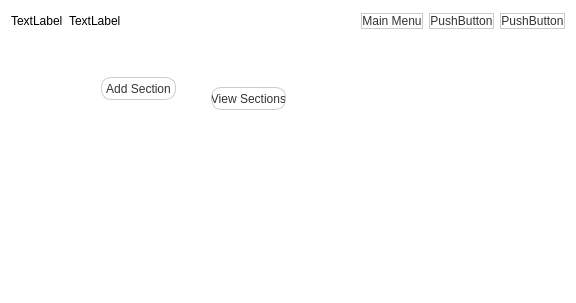
<?xml version="1.0" encoding="UTF-8"?>
<ui version="4.0">
 <class>OfficerUI</class>
 <widget class="QWidget" name="OfficerUI">
  <property name="geometry">
   <rect>
    <x>0</x>
    <y>0</y>
    <width>576</width>
    <height>303</height>
   </rect>
  </property>
  <property name="windowTitle">
   <string>Form</string>
  </property>
  <property name="styleSheet">
   <string notr="true">QWidget, QStackedWidget {
	background: white;	
}

#panel {
	border: 1px solid rgb(236, 236, 236);
}

QPushButton {
	color: #333;
	background-color: white;
	border: 1px solid #ccc;
	border-radius: 10px;
	text-align: center;
}

QPushButton:disabled {
	color: #aaa;
}

QPushButton:pressed {
	color: #333;
	background-color: #eee;
	border: 1px solid #bbb;
}

QToolButton {
	color: #333;
	background-color: white;
	border: 1px solid #ccc;
	border-radius: 5px;
}

QToolButton:pressed {
	color: #333;
	background-color: #eee;
	border: 1px solid #bbb;
}

QTableWidget, #error_image {
	border: 1px solid rgb(221, 221, 221);
}

#error_text {
	font-size: 16px;
}</string>
  </property>
  <layout class="QVBoxLayout" name="verticalLayout">
   <item>
    <layout class="QHBoxLayout" name="horizontalLayout">
     <item>
      <widget class="QLabel" name="label_2">
       <property name="text">
        <string>TextLabel</string>
       </property>
      </widget>
     </item>
     <item>
      <widget class="QLabel" name="label">
       <property name="text">
        <string>TextLabel</string>
       </property>
      </widget>
     </item>
     <item>
      <spacer name="horizontalSpacer">
       <property name="orientation">
        <enum>Qt::Horizontal</enum>
       </property>
       <property name="sizeHint" stdset="0">
        <size>
         <width>40</width>
         <height>20</height>
        </size>
       </property>
      </spacer>
     </item>
     <item>
      <widget class="QPushButton" name="pushButton_3">
       <property name="text">
        <string>Main Menu</string>
       </property>
      </widget>
     </item>
     <item>
      <widget class="QPushButton" name="pushButton_2">
       <property name="text">
        <string>PushButton</string>
       </property>
      </widget>
     </item>
     <item>
      <widget class="QPushButton" name="pushButton">
       <property name="text">
        <string>PushButton</string>
       </property>
      </widget>
     </item>
    </layout>
   </item>
   <item>
    <widget class="QStackedWidget" name="stackedWidget">
     <property name="styleSheet">
      <string notr="true"/>
     </property>
     <property name="currentIndex">
      <number>10</number>
     </property>
     <widget class="QWidget" name="menu">
      <layout class="QGridLayout" name="gridLayout">
       <item row="0" column="0">
        <widget class="QPushButton" name="profile">
         <property name="sizePolicy">
          <sizepolicy hsizetype="Minimum" vsizetype="Preferred">
           <horstretch>0</horstretch>
           <verstretch>0</verstretch>
          </sizepolicy>
         </property>
         <property name="text">
          <string>Profile</string>
         </property>
        </widget>
       </item>
       <item row="0" column="2">
        <widget class="QPushButton" name="students_2">
         <property name="sizePolicy">
          <sizepolicy hsizetype="Minimum" vsizetype="Preferred">
           <horstretch>0</horstretch>
           <verstretch>0</verstretch>
          </sizepolicy>
         </property>
         <property name="text">
          <string>Students</string>
         </property>
        </widget>
       </item>
       <item row="1" column="3">
        <widget class="QPushButton" name="pushButton_11">
         <property name="sizePolicy">
          <sizepolicy hsizetype="Minimum" vsizetype="Preferred">
           <horstretch>0</horstretch>
           <verstretch>0</verstretch>
          </sizepolicy>
         </property>
         <property name="text">
          <string>PushButton</string>
         </property>
        </widget>
       </item>
       <item row="1" column="2">
        <widget class="QPushButton" name="pushButton_10">
         <property name="sizePolicy">
          <sizepolicy hsizetype="Minimum" vsizetype="Preferred">
           <horstretch>0</horstretch>
           <verstretch>0</verstretch>
          </sizepolicy>
         </property>
         <property name="text">
          <string>PushButton</string>
         </property>
        </widget>
       </item>
       <item row="1" column="0">
        <widget class="QPushButton" name="registrations">
         <property name="sizePolicy">
          <sizepolicy hsizetype="Minimum" vsizetype="Preferred">
           <horstretch>0</horstretch>
           <verstretch>0</verstretch>
          </sizepolicy>
         </property>
         <property name="text">
          <string>Registrations</string>
         </property>
        </widget>
       </item>
       <item row="0" column="3">
        <widget class="QPushButton" name="teachers">
         <property name="sizePolicy">
          <sizepolicy hsizetype="Minimum" vsizetype="Preferred">
           <horstretch>0</horstretch>
           <verstretch>0</verstretch>
          </sizepolicy>
         </property>
         <property name="text">
          <string>Teachers</string>
         </property>
        </widget>
       </item>
       <item row="1" column="1">
        <widget class="QPushButton" name="sections">
         <property name="sizePolicy">
          <sizepolicy hsizetype="Minimum" vsizetype="Preferred">
           <horstretch>0</horstretch>
           <verstretch>0</verstretch>
          </sizepolicy>
         </property>
         <property name="text">
          <string>Sections</string>
         </property>
        </widget>
       </item>
       <item row="0" column="1">
        <widget class="QPushButton" name="courses">
         <property name="sizePolicy">
          <sizepolicy hsizetype="Minimum" vsizetype="Preferred">
           <horstretch>0</horstretch>
           <verstretch>0</verstretch>
          </sizepolicy>
         </property>
         <property name="text">
          <string>Courses</string>
         </property>
        </widget>
       </item>
      </layout>
     </widget>
     <widget class="QWidget" name="students">
      <layout class="QGridLayout" name="gridLayout_2">
       <item row="0" column="0">
        <widget class="QPushButton" name="sview">
         <property name="sizePolicy">
          <sizepolicy hsizetype="Minimum" vsizetype="Preferred">
           <horstretch>0</horstretch>
           <verstretch>0</verstretch>
          </sizepolicy>
         </property>
         <property name="text">
          <string>View Students</string>
         </property>
        </widget>
       </item>
       <item row="0" column="1">
        <widget class="QPushButton" name="newStudent">
         <property name="sizePolicy">
          <sizepolicy hsizetype="Minimum" vsizetype="Preferred">
           <horstretch>0</horstretch>
           <verstretch>0</verstretch>
          </sizepolicy>
         </property>
         <property name="text">
          <string>New Student</string>
         </property>
        </widget>
       </item>
       <item row="0" column="2">
        <widget class="QPushButton" name="removeS">
         <property name="sizePolicy">
          <sizepolicy hsizetype="Minimum" vsizetype="Preferred">
           <horstretch>0</horstretch>
           <verstretch>0</verstretch>
          </sizepolicy>
         </property>
         <property name="text">
          <string>Remove Student</string>
         </property>
        </widget>
       </item>
       <item row="0" column="4">
        <widget class="QPushButton" name="register_2">
         <property name="sizePolicy">
          <sizepolicy hsizetype="Minimum" vsizetype="Preferred">
           <horstretch>0</horstretch>
           <verstretch>0</verstretch>
          </sizepolicy>
         </property>
         <property name="text">
          <string>Register Student</string>
         </property>
        </widget>
       </item>
       <item row="1" column="0">
        <widget class="QPushButton" name="MainMenu">
         <property name="sizePolicy">
          <sizepolicy hsizetype="Minimum" vsizetype="Preferred">
           <horstretch>0</horstretch>
           <verstretch>0</verstretch>
          </sizepolicy>
         </property>
         <property name="text">
          <string>Main Menu</string>
         </property>
        </widget>
       </item>
      </layout>
     </widget>
     <widget class="QWidget" name="NEWStudent">
      <layout class="QGridLayout" name="gridLayout_5">
       <item row="0" column="0">
        <layout class="QGridLayout" name="gridLayout_3">
         <item row="0" column="0">
          <widget class="QLabel" name="label_3">
           <property name="text">
            <string>Name:</string>
           </property>
          </widget>
         </item>
         <item row="0" column="1">
          <widget class="QLineEdit" name="sname"/>
         </item>
         <item row="1" column="0">
          <widget class="QLabel" name="label_4">
           <property name="text">
            <string>Roll No:</string>
           </property>
          </widget>
         </item>
         <item row="1" column="1">
          <widget class="QLineEdit" name="srollno"/>
         </item>
         <item row="2" column="0">
          <widget class="QLabel" name="label_8">
           <property name="text">
            <string>Dob:</string>
           </property>
          </widget>
         </item>
         <item row="2" column="1">
          <widget class="QLineEdit" name="sdob"/>
         </item>
         <item row="3" column="0">
          <widget class="QLabel" name="label_7">
           <property name="text">
            <string>Email:</string>
           </property>
          </widget>
         </item>
         <item row="3" column="1">
          <widget class="QLineEdit" name="semail"/>
         </item>
         <item row="4" column="0">
          <widget class="QLabel" name="label_5">
           <property name="text">
            <string>Username:</string>
           </property>
          </widget>
         </item>
         <item row="4" column="1">
          <widget class="QLineEdit" name="susername"/>
         </item>
         <item row="5" column="0">
          <widget class="QLabel" name="label_6">
           <property name="text">
            <string>Password:</string>
           </property>
          </widget>
         </item>
         <item row="5" column="1">
          <widget class="QLineEdit" name="spass"/>
         </item>
        </layout>
       </item>
       <item row="0" column="1">
        <layout class="QGridLayout" name="gridLayout_4">
         <item row="0" column="0" colspan="2">
          <widget class="QListWidget" name="listWidget">
           <property name="sizePolicy">
            <sizepolicy hsizetype="Expanding" vsizetype="Preferred">
             <horstretch>0</horstretch>
             <verstretch>0</verstretch>
            </sizepolicy>
           </property>
          </widget>
         </item>
         <item row="1" column="0">
          <widget class="QPushButton" name="pushButton_4">
           <property name="sizePolicy">
            <sizepolicy hsizetype="Minimum" vsizetype="Preferred">
             <horstretch>0</horstretch>
             <verstretch>0</verstretch>
            </sizepolicy>
           </property>
           <property name="text">
            <string>Add</string>
           </property>
          </widget>
         </item>
         <item row="1" column="1">
          <widget class="QPushButton" name="pushButton_5">
           <property name="sizePolicy">
            <sizepolicy hsizetype="Minimum" vsizetype="Preferred">
             <horstretch>0</horstretch>
             <verstretch>0</verstretch>
            </sizepolicy>
           </property>
           <property name="text">
            <string>Cancle</string>
           </property>
          </widget>
         </item>
        </layout>
       </item>
      </layout>
     </widget>
     <widget class="QWidget" name="studentview">
      <layout class="QVBoxLayout" name="verticalLayout_2">
       <item>
        <widget class="QTableWidget" name="sviewtableWidget">
         <property name="sizePolicy">
          <sizepolicy hsizetype="Expanding" vsizetype="Preferred">
           <horstretch>0</horstretch>
           <verstretch>0</verstretch>
          </sizepolicy>
         </property>
         <column>
          <property name="text">
           <string>Name</string>
          </property>
         </column>
         <column>
          <property name="text">
           <string>Rollno</string>
          </property>
         </column>
         <column>
          <property name="text">
           <string>DOB</string>
          </property>
         </column>
         <column>
          <property name="text">
           <string>email</string>
          </property>
         </column>
         <column>
          <property name="text">
           <string>username</string>
          </property>
         </column>
         <column>
          <property name="text">
           <string>password</string>
          </property>
         </column>
        </widget>
       </item>
       <item>
        <layout class="QHBoxLayout" name="horizontalLayout_2">
         <item>
          <widget class="QPushButton" name="pushButton_6">
           <property name="sizePolicy">
            <sizepolicy hsizetype="Preferred" vsizetype="Preferred">
             <horstretch>0</horstretch>
             <verstretch>0</verstretch>
            </sizepolicy>
           </property>
           <property name="text">
            <string>Add New Student</string>
           </property>
          </widget>
         </item>
         <item>
          <widget class="QPushButton" name="pushButton_7">
           <property name="sizePolicy">
            <sizepolicy hsizetype="Preferred" vsizetype="Preferred">
             <horstretch>0</horstretch>
             <verstretch>0</verstretch>
            </sizepolicy>
           </property>
           <property name="text">
            <string>Back</string>
           </property>
          </widget>
         </item>
        </layout>
       </item>
      </layout>
     </widget>
     <widget class="QWidget" name="TEACHERS">
      <layout class="QGridLayout" name="gridLayout_6">
       <item row="0" column="1">
        <widget class="QPushButton" name="pushButton_9">
         <property name="sizePolicy">
          <sizepolicy hsizetype="Minimum" vsizetype="Preferred">
           <horstretch>0</horstretch>
           <verstretch>0</verstretch>
          </sizepolicy>
         </property>
         <property name="text">
          <string>Add teacher</string>
         </property>
        </widget>
       </item>
       <item row="0" column="0">
        <widget class="QPushButton" name="pushButton_8">
         <property name="sizePolicy">
          <sizepolicy hsizetype="Minimum" vsizetype="Preferred">
           <horstretch>0</horstretch>
           <verstretch>0</verstretch>
          </sizepolicy>
         </property>
         <property name="text">
          <string>View Teacher</string>
         </property>
        </widget>
       </item>
       <item row="1" column="0">
        <widget class="QPushButton" name="pushButton_12">
         <property name="sizePolicy">
          <sizepolicy hsizetype="Minimum" vsizetype="Preferred">
           <horstretch>0</horstretch>
           <verstretch>0</verstretch>
          </sizepolicy>
         </property>
         <property name="text">
          <string>Main Menu</string>
         </property>
        </widget>
       </item>
      </layout>
     </widget>
     <widget class="QWidget" name="ADDTEACHER">
      <layout class="QHBoxLayout" name="horizontalLayout_3">
       <item>
        <layout class="QGridLayout" name="gridLayout_8">
         <item row="0" column="1">
          <widget class="QLineEdit" name="sname_2"/>
         </item>
         <item row="4" column="0">
          <widget class="QLabel" name="label_14">
           <property name="text">
            <string>Password:</string>
           </property>
          </widget>
         </item>
         <item row="3" column="0">
          <widget class="QLabel" name="label_13">
           <property name="text">
            <string>Username:</string>
           </property>
          </widget>
         </item>
         <item row="3" column="1">
          <widget class="QLineEdit" name="susername_2"/>
         </item>
         <item row="4" column="1">
          <widget class="QLineEdit" name="spass_2"/>
         </item>
         <item row="2" column="1">
          <widget class="QLineEdit" name="semail_2"/>
         </item>
         <item row="0" column="0">
          <widget class="QLabel" name="label_9">
           <property name="text">
            <string>Name:</string>
           </property>
          </widget>
         </item>
         <item row="2" column="0">
          <widget class="QLabel" name="label_12">
           <property name="text">
            <string>Email:</string>
           </property>
          </widget>
         </item>
         <item row="1" column="1">
          <widget class="QLineEdit" name="sdob_2"/>
         </item>
         <item row="1" column="0">
          <widget class="QLabel" name="label_11">
           <property name="text">
            <string>Dob:</string>
           </property>
          </widget>
         </item>
        </layout>
       </item>
       <item>
        <layout class="QGridLayout" name="gridLayout_7">
         <item row="1" column="0">
          <widget class="QPushButton" name="pushButton_13">
           <property name="sizePolicy">
            <sizepolicy hsizetype="Minimum" vsizetype="Preferred">
             <horstretch>0</horstretch>
             <verstretch>0</verstretch>
            </sizepolicy>
           </property>
           <property name="text">
            <string>Add</string>
           </property>
          </widget>
         </item>
         <item row="0" column="0" colspan="2">
          <widget class="QListWidget" name="listWidget_2">
           <property name="sizePolicy">
            <sizepolicy hsizetype="Expanding" vsizetype="Preferred">
             <horstretch>0</horstretch>
             <verstretch>0</verstretch>
            </sizepolicy>
           </property>
          </widget>
         </item>
         <item row="1" column="1">
          <widget class="QPushButton" name="pushButton_14">
           <property name="sizePolicy">
            <sizepolicy hsizetype="Minimum" vsizetype="Preferred">
             <horstretch>0</horstretch>
             <verstretch>0</verstretch>
            </sizepolicy>
           </property>
           <property name="text">
            <string>Cancle</string>
           </property>
          </widget>
         </item>
        </layout>
       </item>
      </layout>
     </widget>
     <widget class="QWidget" name="VIEWTEACHER">
      <layout class="QVBoxLayout" name="verticalLayout_3">
       <item>
        <widget class="QTableWidget" name="sviewtableWidget_2">
         <property name="sizePolicy">
          <sizepolicy hsizetype="Expanding" vsizetype="Preferred">
           <horstretch>0</horstretch>
           <verstretch>0</verstretch>
          </sizepolicy>
         </property>
         <column>
          <property name="text">
           <string>Name</string>
          </property>
         </column>
         <column>
          <property name="text">
           <string>DOB</string>
          </property>
         </column>
         <column>
          <property name="text">
           <string>email</string>
          </property>
         </column>
         <column>
          <property name="text">
           <string>username</string>
          </property>
         </column>
         <column>
          <property name="text">
           <string>password</string>
          </property>
         </column>
        </widget>
       </item>
       <item>
        <layout class="QHBoxLayout" name="horizontalLayout_4">
         <item>
          <widget class="QPushButton" name="pushButton_15">
           <property name="sizePolicy">
            <sizepolicy hsizetype="Preferred" vsizetype="Preferred">
             <horstretch>0</horstretch>
             <verstretch>0</verstretch>
            </sizepolicy>
           </property>
           <property name="text">
            <string>Add New Teacher</string>
           </property>
          </widget>
         </item>
         <item>
          <widget class="QPushButton" name="pushButton_16">
           <property name="sizePolicy">
            <sizepolicy hsizetype="Preferred" vsizetype="Preferred">
             <horstretch>0</horstretch>
             <verstretch>0</verstretch>
            </sizepolicy>
           </property>
           <property name="text">
            <string>Back</string>
           </property>
          </widget>
         </item>
        </layout>
       </item>
      </layout>
     </widget>
     <widget class="QWidget" name="COURSES">
      <layout class="QGridLayout" name="gridLayout_9">
       <item row="0" column="0">
        <widget class="QPushButton" name="pushButton_17">
         <property name="sizePolicy">
          <sizepolicy hsizetype="Preferred" vsizetype="Preferred">
           <horstretch>0</horstretch>
           <verstretch>0</verstretch>
          </sizepolicy>
         </property>
         <property name="text">
          <string>View Courses</string>
         </property>
        </widget>
       </item>
       <item row="0" column="1">
        <widget class="QPushButton" name="pushButton_18">
         <property name="sizePolicy">
          <sizepolicy hsizetype="Preferred" vsizetype="Preferred">
           <horstretch>0</horstretch>
           <verstretch>0</verstretch>
          </sizepolicy>
         </property>
         <property name="text">
          <string>Add courses</string>
         </property>
        </widget>
       </item>
       <item row="1" column="2">
        <widget class="QPushButton" name="pushButton_20">
         <property name="sizePolicy">
          <sizepolicy hsizetype="Preferred" vsizetype="Preferred">
           <horstretch>0</horstretch>
           <verstretch>0</verstretch>
          </sizepolicy>
         </property>
         <property name="text">
          <string>Add Section to a Course</string>
         </property>
        </widget>
       </item>
       <item row="2" column="1">
        <widget class="QPushButton" name="pushButton_19">
         <property name="sizePolicy">
          <sizepolicy hsizetype="Preferred" vsizetype="Preferred">
           <horstretch>0</horstretch>
           <verstretch>0</verstretch>
          </sizepolicy>
         </property>
         <property name="text">
          <string>Main Menu</string>
         </property>
        </widget>
       </item>
      </layout>
     </widget>
     <widget class="QWidget" name="ADDCOURSE">
      <layout class="QGridLayout" name="gridLayout_11">
       <item row="0" column="0">
        <layout class="QGridLayout" name="gridLayout_10">
         <item row="0" column="0">
          <widget class="QLabel" name="label_10">
           <property name="text">
            <string>Name:</string>
           </property>
          </widget>
         </item>
         <item row="0" column="1" colspan="2">
          <widget class="QLineEdit" name="lineEdit"/>
         </item>
         <item row="1" column="0">
          <widget class="QLabel" name="label_15">
           <property name="text">
            <string>Code:</string>
           </property>
          </widget>
         </item>
         <item row="1" column="1" colspan="2">
          <widget class="QLineEdit" name="lineEdit_2"/>
         </item>
         <item row="2" column="0" colspan="2">
          <widget class="QPushButton" name="pushButton_21">
           <property name="sizePolicy">
            <sizepolicy hsizetype="Preferred" vsizetype="Fixed">
             <horstretch>0</horstretch>
             <verstretch>0</verstretch>
            </sizepolicy>
           </property>
           <property name="text">
            <string>Add</string>
           </property>
          </widget>
         </item>
         <item row="2" column="2">
          <widget class="QPushButton" name="pushButton_22">
           <property name="sizePolicy">
            <sizepolicy hsizetype="Preferred" vsizetype="Fixed">
             <horstretch>0</horstretch>
             <verstretch>0</verstretch>
            </sizepolicy>
           </property>
           <property name="text">
            <string>Cancle</string>
           </property>
          </widget>
         </item>
        </layout>
       </item>
      </layout>
     </widget>
     <widget class="QWidget" name="SECTIONINCOURSE">
      <layout class="QVBoxLayout" name="verticalLayout_4">
       <item>
        <layout class="QGridLayout" name="gridLayout_12">
         <item row="1" column="1">
          <widget class="QComboBox" name="comboBox_2"/>
         </item>
         <item row="0" column="0">
          <widget class="QLabel" name="label_16">
           <property name="sizePolicy">
            <sizepolicy hsizetype="Minimum" vsizetype="Minimum">
             <horstretch>0</horstretch>
             <verstretch>0</verstretch>
            </sizepolicy>
           </property>
           <property name="text">
            <string>Course:</string>
           </property>
          </widget>
         </item>
         <item row="1" column="0">
          <widget class="QComboBox" name="comboBox"/>
         </item>
         <item row="0" column="1">
          <widget class="QLabel" name="label_17">
           <property name="sizePolicy">
            <sizepolicy hsizetype="Minimum" vsizetype="Minimum">
             <horstretch>0</horstretch>
             <verstretch>0</verstretch>
            </sizepolicy>
           </property>
           <property name="text">
            <string>Section:</string>
           </property>
          </widget>
         </item>
        </layout>
       </item>
       <item>
        <widget class="QPushButton" name="pushButton_23">
         <property name="sizePolicy">
          <sizepolicy hsizetype="Minimum" vsizetype="Preferred">
           <horstretch>0</horstretch>
           <verstretch>0</verstretch>
          </sizepolicy>
         </property>
         <property name="text">
          <string>Add</string>
         </property>
        </widget>
       </item>
      </layout>
     </widget>
     <widget class="QWidget" name="SECTIONS">
      <widget class="QPushButton" name="pushButton_24">
       <property name="geometry">
        <rect>
         <x>90</x>
         <y>40</y>
         <width>75</width>
         <height>23</height>
        </rect>
       </property>
       <property name="text">
        <string>Add Section</string>
       </property>
      </widget>
      <widget class="QPushButton" name="pushButton_25">
       <property name="geometry">
        <rect>
         <x>200</x>
         <y>50</y>
         <width>75</width>
         <height>23</height>
        </rect>
       </property>
       <property name="text">
        <string>View Sections</string>
       </property>
      </widget>
     </widget>
     <widget class="QWidget" name="ADDSECTION">
      <widget class="QLabel" name="label_18">
       <property name="geometry">
        <rect>
         <x>50</x>
         <y>30</y>
         <width>47</width>
         <height>13</height>
        </rect>
       </property>
       <property name="text">
        <string>Name:</string>
       </property>
      </widget>
      <widget class="QLineEdit" name="lineEdit_3">
       <property name="geometry">
        <rect>
         <x>90</x>
         <y>30</y>
         <width>113</width>
         <height>20</height>
        </rect>
       </property>
       <property name="text">
        <string/>
       </property>
      </widget>
      <widget class="QComboBox" name="comboBox_3">
       <property name="geometry">
        <rect>
         <x>100</x>
         <y>70</y>
         <width>69</width>
         <height>22</height>
        </rect>
       </property>
       <item>
        <property name="text">
         <string>null</string>
        </property>
       </item>
      </widget>
      <widget class="QLabel" name="label_19">
       <property name="geometry">
        <rect>
         <x>40</x>
         <y>70</y>
         <width>47</width>
         <height>13</height>
        </rect>
       </property>
       <property name="text">
        <string>COURSE:</string>
       </property>
      </widget>
      <widget class="QPushButton" name="pushButton_26">
       <property name="geometry">
        <rect>
         <x>60</x>
         <y>190</y>
         <width>75</width>
         <height>23</height>
        </rect>
       </property>
       <property name="text">
        <string>Add</string>
       </property>
      </widget>
     </widget>
    </widget>
   </item>
  </layout>
 </widget>
 <resources/>
 <connections/>
</ui>
